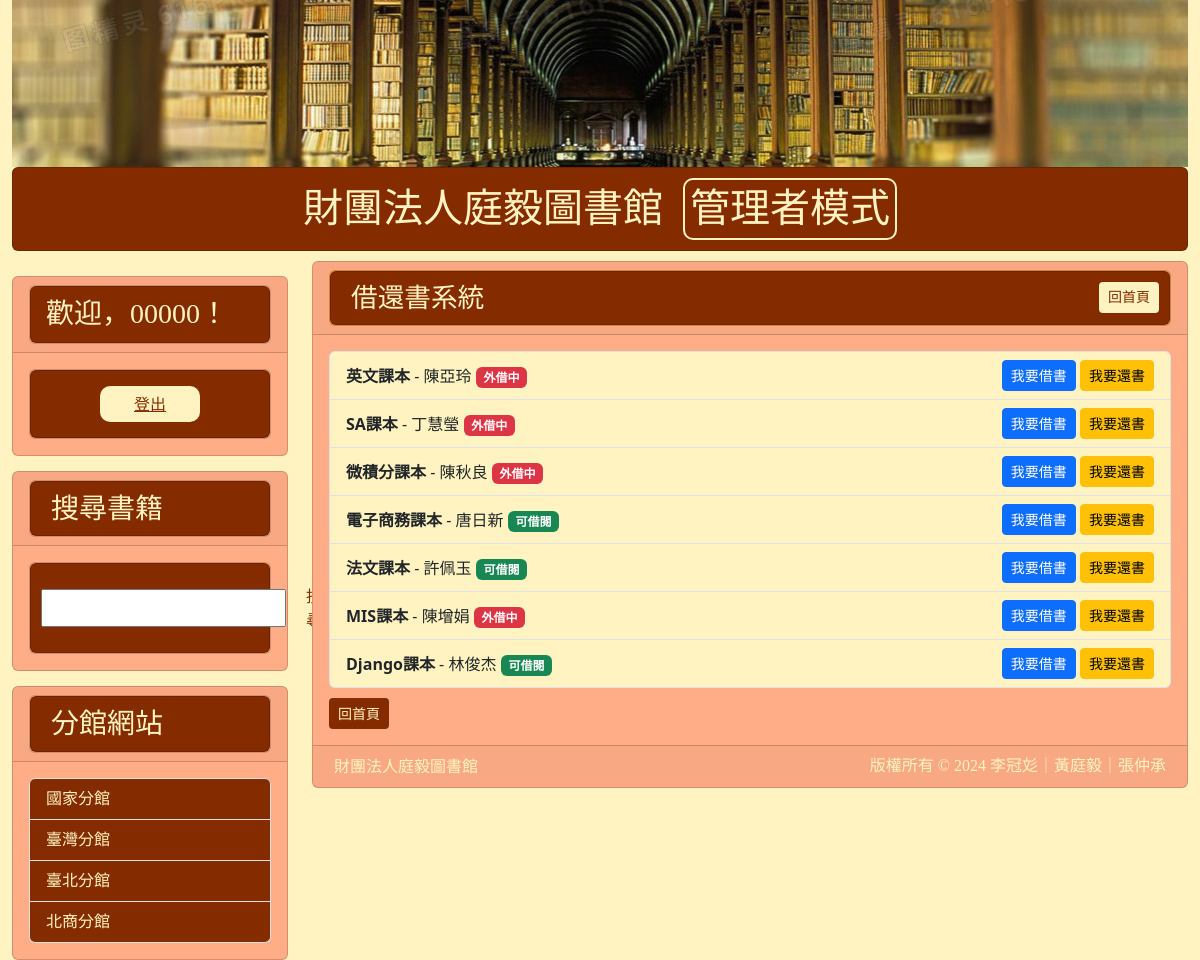
The app's page /book_list/ (signed in) with its own data.
### mysite/models.py (models this page shows, shortened)
class Post(models.Model):
    title = models.CharField(max_length=50)
    write = models.CharField(max_length=50, default="不詳")
    slug = models.CharField(max_length=200)
    bookstype=[("一般書籍","一般書籍"),("教學用書","教學用書")]
    category = models.CharField(max_length=20, choices=bookstype, default="一般書籍")
    intro = models.TextField(default="", blank=True)
    photolink = models.TextField(default="", blank=True)
    body = models.TextField()
    borrower = models.CharField(max_length=150, blank=True, null=True)
    isBorrow = models.BooleanField(_("外借中"), default=False)
    pub_date = models.DateTimeField(auto_now_add=True)
    reservations = models.ManyToManyField(User, related_name='reserved_books', blank=True)
    borrowing_records = models.ManyToManyField(BorrowingRecord, related_name='borrowed_books', blank=True)
    @property
    def formatted_is_borrow(self):
        if self.isBorrow:
            try:
                user = User.objects.get(username=self.borrower)
                return f'<span style="color: white; background-color: red; border: 1px solid white; padding: 3px; border-radius: 3px;">已出借給{user.username}</span>'
            except User.DoesNotExist:
                return f'<span style="color: white; background-color: red; border: 1px solid white; padding: 3px; border-radius: 3px;">已出借給 {self.borrower}</span>'
        elif self.is_reserved:
            reservations = self.reservations.all()
            if reservations and self.borrower != reservations[0].username:
                return '<span style="color: white; background-color: gold; border: 1px solid white; padding: 3px; border-radius: 3px;">尚有預約者</span>'
        else:
            return '<span style="color: white; background-color: green; border: 1px solid white; padding: 3px; border-radius: 3px;">可立即借閱</span>'
    formatted_is_borrow.fget.short_description = "外借狀態"
    class Meta:
        ordering = ("-pub_date",)

### mysite/views.py (the view)
# urls.py: path('book_list/', book_list, name='book_list'),
def book_list(request):
    books = Post.objects.all()
    return render(request, 'book_list.html', {'books': books})

### templates/book_list.html (shortened to what this page needs)
{% extends "base.html" %}
{% block headmessage %}
    <div class="card" style="background-color:#FFA042;">
        <div class="card"; style="background-color:#842B00;">
            <h3 style="font-family:微軟正黑體; font-size: 20pt; color:#FFF4C1; margin-left: 10px; margin-bottom: 0px; padding: 10px">借還書系統
                <a class="btn btn-sm" style="background-color:#FFF4C1; color: #842B00; margin-top: 10px; float: right; margin-top: 0px; margin-right: 0px;" href='/'>回首頁</a>
            </h3>
        </div>
    </div>
{% endblock %}
{% block content %}
    {% if books %}
        <ul class="list-group">
            {% for book in books %}
                <li class="list-group-item d-flex justify-content-between align-items-center" style="background-color:#FFF4C1;">
                    <div>
                        <strong>{{ book.title }}</strong> - {{ book.write }}
                        {% if book.isBorrow %}
                            <span class="badge bg-danger">外借中</span>
                        {% else %}
                            <span class="badge bg-success">可借閱</span>
                        {% endif %}
                    </div>
                    <div>
                        <a href="{% url 'borrow_book' book.id %}" class="btn btn-primary btn-sm">我要借書</a>
                        <a href="{% url 'return_book' book.id %}" class="btn btn-warning btn-sm">我要還書</a>
                    </div>
                </li>
            {% endfor %}
        </ul>
    {% else %}
        <p>No books available.</p>
    {% endif %}
    <a class="btn btn-sm" style="background-color:#842B00; color: #FFF4C1; margin-top: 10px;" href='/'>回首頁</a>
{% endblock %}

### templates/base.html (shortened to what this page needs)
<!DOCTYPE html>
<html>
    <head>
        <link href="https://cdn.jsdelivr.net/npm/bootstrap@5.3.2/dist/css/bootstrap.min.css" rel="stylesheet">
    </head>
    <body>
        <div class="container-fluid" style="background-color:#FFF4C1">
            {% include "header.html" %}
            <div class="row">
                <div class="col-sm-3 col-md-3">
                    <div class="card" style="background-color:#FFAD86; margin-bottom: 10px; margin-top: 15px">
                        <div class="card-header">
                            <div class="card" style="background-color:#FFAD86;">
                                <div class="card" style="background-color:#842B00;">
                                    <h3 style="font-family:微軟正黑體; color:#FFF4C1; margin-left: 10px; margin-bottom: -10px; margin-top: 5px; padding: 5px">
                                        <div id="user-info">
                                            {% if user.is_authenticated %}
                                                <p>歡迎，{{ user.username }}！</p>
                                            {% else %}
                                                <p>訪客，您好！</p>
                                            {% endif %}
                                        </div>
                                    </h3>
                                </div>
                            </div>
                        </div>
                        <div class="card-body">
                            <div class="card" style="background-color:#FFAD86;">
                                <div class="card" style="background-color:#842B00;">
                                    <div class="list-group">
                                        <div class="row">
                                            <div class="col text-center">
                                                {% if user.is_authenticated %}
                                                    <button type="submit" style="width: 100px; background-color: #FFF4C1; border: none; cursor: pointer; border-radius: 10px; margin-top: 15px; margin-bottom: 15px;">
                                                        <a style="width: 100%; display: block; color: #842B00; border-radius: 10px; padding: 5px;" href="{% url 'logout' %}"> 登出</a>
                                                    </button>
                                                {% endif %}
                                            </div>
                                        </div>
                                    </div>
                                </div>
                            </div>
                        </div>
                    </div>
                    <div class="card" style="background-color:#FFAD86; margin-bottom: 10px; margin-top: 15px">
                        <div class="card-header">
                            <div class="card" style="background-color:#FFAD86;">
                                <div class="card" style="background-color:#842B00;">
                                    <h3 style="font-family:微軟正黑體; color:#FFF4C1; margin-left: 10px; margin-bottom: 0px; padding: 10px">搜尋書籍</h3>
                                </div>
                            </div>
                        </div>
                        <div class="card-body">
                            <div class="card" style="background-color:#FFAD86;">
                                <div class="card" style="background-color:#842B00;">
                                    <div class="list-group">
                                        <form method="get" action="{% url 'search_books' %}" style="margin-top: 20px; display: flex; align-items: center; margin-top: 15px; margin-bottom: 15px; margin-left: 10px;">
                                            <input type="text" name="q" id="search" required style="margin-right: 10px;  padding: 5px;">
                                            <button type="submit" style="background-color: #FFF4C1; color: #842B00; padding: 5px 10px; border: none; cursor: pointer; border-radius: 10px;;">搜尋</button>
                                        </form>
                                    </div>
                                </div>
                            </div>
                        </div>
                    </div>
                    <div class="card" style="background-color:#FFAD86; margin-top: 15px">
                        <div class="card-header">
                            <div class="card" style="background-color:#FFAD86;">
                                <div class="card" style="background-color:#842B00;">
                                    <h3 style="font-family:微軟正黑體; color:#FFF4C1; margin-left: 10px; margin-bottom: 0px; padding: 10px">分館網站</h3>
                                </div>
                            </div>
                        </div>
                        <div class="card-body">
                            <div class="list-group">
                                <a style="font-family:微軟正黑體;color:#FFF4C1;background-color:#842B00" href="https://www.ncl.edu.tw" class="list-group-item">國家分館</a>
                                <a style="font-family:微軟正黑體;color:#FFF4C1;background-color:#842B00" href="https://www.ntl.edu.tw/mp.asp?mp=1" class="list-group-item">臺灣分館</a>
                                <a style="font-family:微軟正黑體;color:#FFF4C1;background-color:#842B00" href="https://tpml.gov.taipei" class="list-group-item">臺北分館</a>
                                <a style="font-family:微軟正黑體;color:#FFF4C1;background-color:#842B00" href="https://library.ntub.edu.tw/wSite/mp" class="list-group-item">北商分館</a>
                            </div>
                        </div>
                    </div>
                </div>
                <div class="col-sm-9 col-md-9">
                    <div class="card" style="background-color:#FFAD86">
                        <div class="card-header">
                            {% block headmessage %}
                            {% endblock %}
                        </div>
                        <div class="card-body">
                            {% block content %} {% endblock %}
                        </div>
                        <div class="card-footer">
                            {% include "footer.html" %}
                        </div>
                </div>
            </div>
        </div>
    </body>
</html>

### records on screen
Post: title "英文課本", write "陳亞玲", isBorrow "外借中"
Post: title "SA課本", write "丁慧瑩", isBorrow "外借中"
Post: title "微積分課本", write "陳秋良", isBorrow "外借中"
Post: title "電子商務課本", write "唐日新", isBorrow "可借閱"
Post: title "法文課本", write "許佩玉", isBorrow "可借閱"
Post: title "MIS課本", write "陳增娟", isBorrow "外借中"
Post: title "Django課本", write "林俊杰", isBorrow "可借閱"

### other values on screen
{{ user.username }} "00000"
